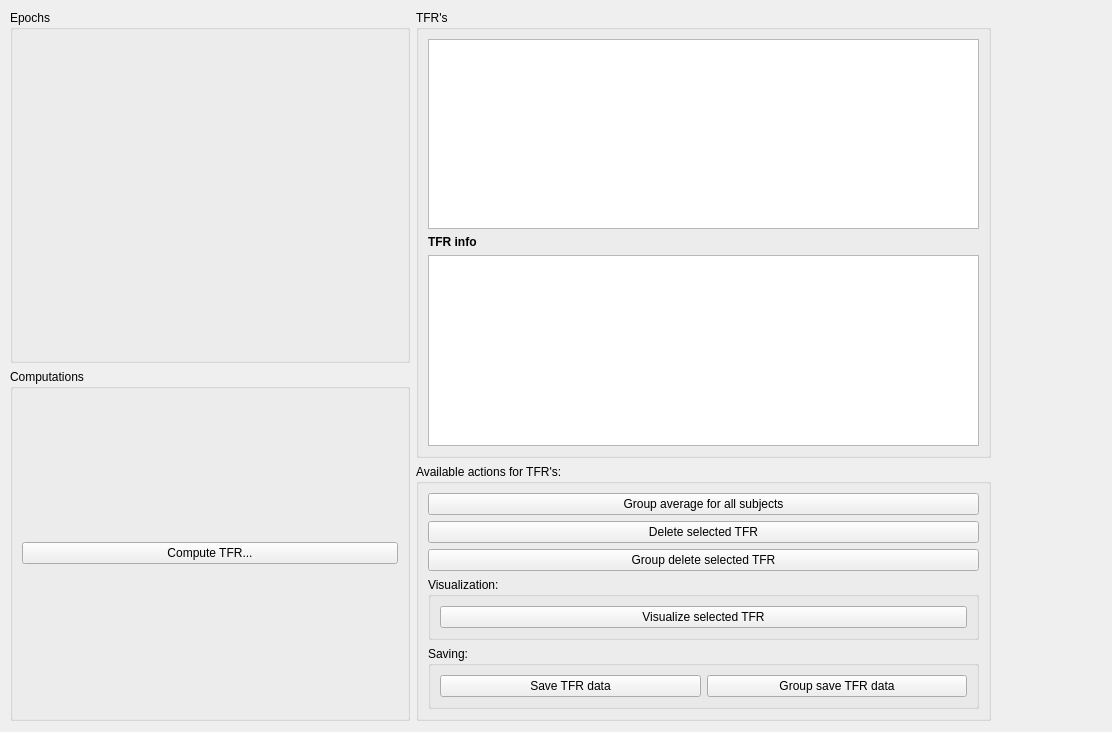
<?xml version="1.0" encoding="UTF-8"?>
<ui version="4.0">
 <class>mainWindowTabInduced</class>
 <widget class="QWidget" name="mainWindowTabInduced">
  <property name="geometry">
   <rect>
    <x>0</x>
    <y>0</y>
    <width>1112</width>
    <height>732</height>
   </rect>
  </property>
  <property name="windowTitle">
   <string>Form</string>
  </property>
  <widget class="QWidget" name="layoutWidget">
   <property name="geometry">
    <rect>
     <x>10</x>
     <y>10</y>
     <width>981</width>
     <height>711</height>
    </rect>
   </property>
   <layout class="QGridLayout" name="gridLayout_15">
    <item row="0" column="0">
     <layout class="QVBoxLayout" name="verticalLayout_23">
      <property name="sizeConstraint">
       <enum>QLayout::SetDefaultConstraint</enum>
      </property>
      <item>
       <widget class="QGroupBox" name="groupBoxEpochs">
        <property name="title">
         <string>Epochs</string>
        </property>
       </widget>
      </item>
      <item>
       <widget class="QGroupBox" name="groupBoxComputations">
        <property name="minimumSize">
         <size>
          <width>400</width>
          <height>0</height>
         </size>
        </property>
        <property name="title">
         <string>Computations</string>
        </property>
        <layout class="QGridLayout" name="gridLayout_2">
         <item row="0" column="0">
          <widget class="QPushButton" name="pushButtonComputeTFR">
           <property name="text">
            <string>Compute TFR...</string>
           </property>
          </widget>
         </item>
        </layout>
       </widget>
      </item>
     </layout>
    </item>
    <item row="0" column="1">
     <layout class="QVBoxLayout" name="verticalLayout_6">
      <item>
       <widget class="QGroupBox" name="groupBoxTFR">
        <property name="minimumSize">
         <size>
          <width>0</width>
          <height>300</height>
         </size>
        </property>
        <property name="title">
         <string>TFR's</string>
        </property>
        <layout class="QFormLayout" name="formLayout">
         <item row="1" column="0">
          <widget class="QLabel" name="labelTFRInfo">
           <property name="font">
            <font>
             <weight>75</weight>
             <bold>true</bold>
            </font>
           </property>
           <property name="text">
            <string>TFR info</string>
           </property>
          </widget>
         </item>
         <item row="0" column="0" colspan="2">
          <widget class="QListWidget" name="listWidgetTFR"/>
         </item>
         <item row="2" column="0" colspan="2">
          <widget class="QTextBrowser" name="textBrowserTFRInfo"/>
         </item>
        </layout>
       </widget>
      </item>
      <item>
       <widget class="QGroupBox" name="groupBoxTFRActions">
        <property name="title">
         <string>Available actions for TFR's:</string>
        </property>
        <layout class="QGridLayout" name="gridLayout_4">
         <item row="1" column="0">
          <widget class="QGroupBox" name="groupBox_2">
           <property name="title">
            <string>Visualization:</string>
           </property>
           <layout class="QGridLayout" name="gridLayout_21">
            <item row="0" column="0">
             <layout class="QHBoxLayout" name="horizontalLayout_2">
              <item>
               <widget class="QPushButton" name="pushButtonVisualizeTFR">
                <property name="text">
                 <string>Visualize selected TFR</string>
                </property>
               </widget>
              </item>
             </layout>
            </item>
           </layout>
          </widget>
         </item>
         <item row="0" column="0">
          <layout class="QGridLayout" name="gridLayout">
           <item row="1" column="0">
            <widget class="QPushButton" name="pushButtonDeleteTFR">
             <property name="text">
              <string>Delete selected TFR</string>
             </property>
            </widget>
           </item>
           <item row="0" column="0">
            <widget class="QPushButton" name="pushButtonGroupAverage">
             <property name="text">
              <string>Group average for all subjects</string>
             </property>
            </widget>
           </item>
           <item row="2" column="0">
            <widget class="QPushButton" name="pushButtonGroupDeleteTFR">
             <property name="text">
              <string>Group delete selected TFR</string>
             </property>
            </widget>
           </item>
          </layout>
         </item>
         <item row="2" column="0">
          <widget class="QGroupBox" name="groupBox_5">
           <property name="title">
            <string>Saving:</string>
           </property>
           <layout class="QGridLayout" name="gridLayout_20">
            <item row="0" column="0">
             <layout class="QHBoxLayout" name="horizontalLayout_3">
              <item>
               <widget class="QPushButton" name="pushButtonSaveTFR">
                <property name="text">
                 <string>Save TFR data</string>
                </property>
               </widget>
              </item>
              <item>
               <widget class="QPushButton" name="pushButtonGroupSaveTFR">
                <property name="text">
                 <string>Group save TFR data</string>
                </property>
               </widget>
              </item>
             </layout>
            </item>
           </layout>
          </widget>
         </item>
        </layout>
       </widget>
      </item>
     </layout>
    </item>
   </layout>
  </widget>
 </widget>
 <resources/>
 <connections/>
</ui>
